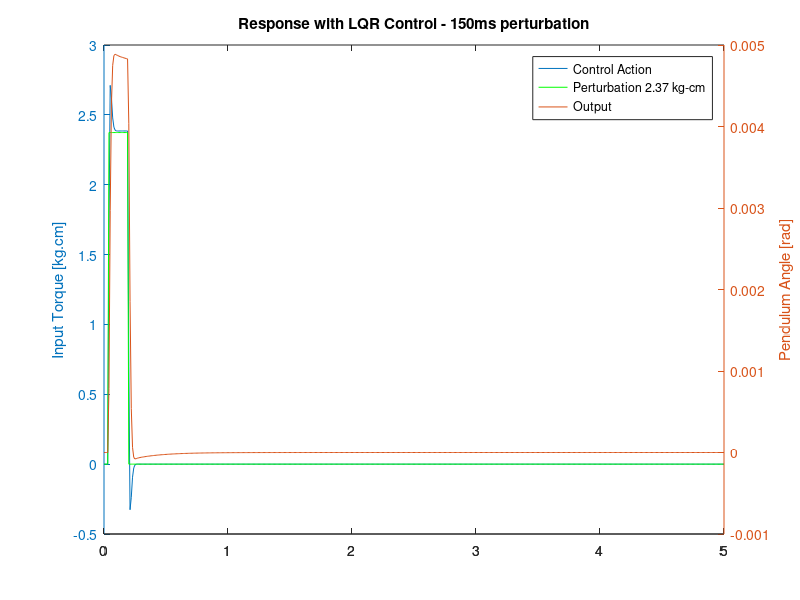
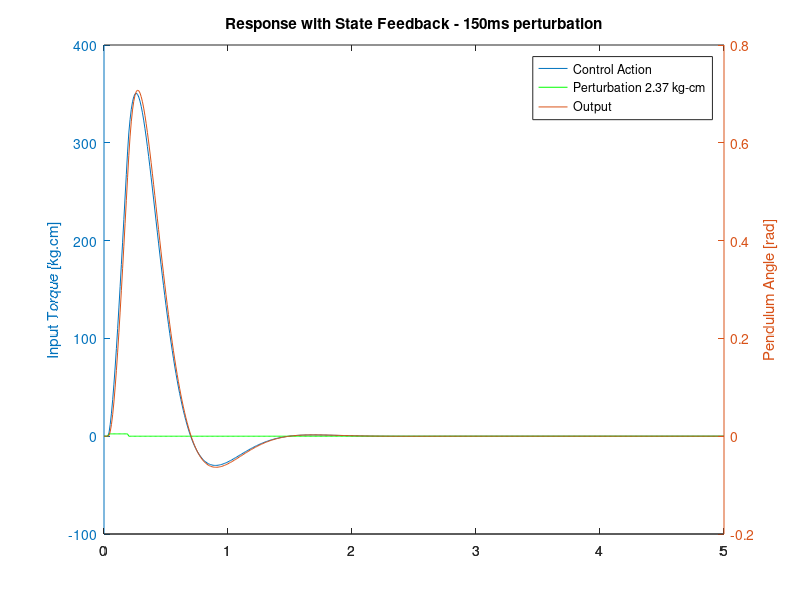
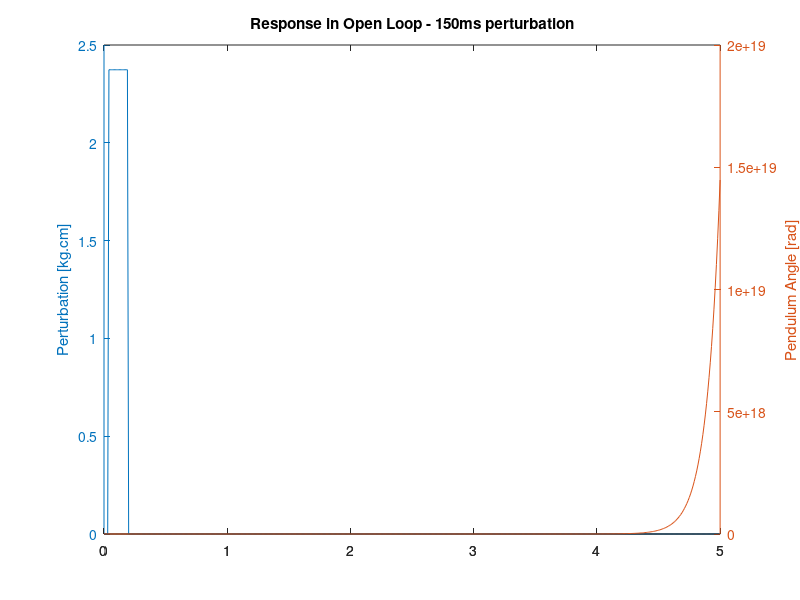

Write the MATLAB code that produced these figures, in order. (Note: this script raises an error after producing the figures.)
# --------------------------------------------------
# Instituto Tecnológico de Costa Rica
# Escuela de Ing. Electrónica
# Control Automático
# Estudiantes:
#   Luis Leon
#   Esteban Hidalgo
#   Diego Aguilar
# Semestre I - 2018
# --------------------------------------------------

# Load control package
pkg load control

# ------------------------------------------------------------------------------
# Actual system in Open Loop
# ------------------------------------------------------------------------------

# System Description in a Controlable form
A = [0 1 0; 0 0 1; 377 81.44 -4.468];
B = [0; 10.41; 0];
C = [1 0 0];
D = 0;
states = {'theta' 'omega' 'alpha'};
inputs = {'u'};
outputs = {'tetha'};

# Create system in Open Loop
sys_ss = ss(A,B,C,D,'statename',states,'inputname',inputs,'outputname',outputs);

# ------------------------------------------------------------------------------
# Estimation with LQR
# ------------------------------------------------------------------------------
# Initial Parameters
R = 1;
Q = [700 0 0; 0 200 0; 0 0 400];
error = 0.75;
# First estimation
Klqr = lqr(A,B,Q,R);

printf("LQR Iteration:\n");
Klqr

# New System State Matrix
Ad_lqr = [A-B*Klqr];
Bd_lqr = [B];
Cd_lqr = [C];
Dd_lqr = [D];

# Create system in Closed Loop
sys_cl = ss(Ad_lqr,Bd_lqr,Cd_lqr,Dd_lqr,'statename',states,'inputname',inputs,'outputname',outputs);

# ------------------------------------------------------------------------------
# Estimation with State Feedback
# ------------------------------------------------------------------------------
printf("STATE FEEDBACK Iteration:\n");
Kb = [-39.2 1.2 0.634]

# New System State Matrix
Ad_fb = [A-B*Kb];
Bd_fb = [B];
Cd_fb = [C];
Dd_fb = [D];

# Create system in Closed Loop
sys_fb = ss(Ad_fb,Bd_fb,Cd_fb,Dd_fb,'statename',states,'inputname',inputs,'outputname',outputs);
# ------------------------------------------------------------------------------
# Simulation - Perturbation response
# ------------------------------------------------------------------------------
# Creating a dummy stimulus
t = 0:0.01:5;
for i = 1:size(t)(2)
    if (i < 5 || i > 20)        # 15 steps -> 150ms
        u(i) = 0;
    else
        u(i) = 8;   # 8V
    endif
endfor

# Simulate both systems
[ycl,t,xcl]=lsim(sys_cl,u,t);
[yss,t,xss]=lsim(sys_ss,u,t);
[yfb,t,xfb]=lsim(sys_fb,u,t);

# Get the control action (Xk)
Xk_cl = Klqr*xcl'; #'
Xk_fb = Klqr*xfb'; #'

# Equivalency between voltage and torque
# 8.00V <-> 2.3734 kg.cm (This will be the maximum torque accepted in the system)
u = u(:)*(2.3734/8);            # Input
Xk_cl = Xk_cl(:)*(2.3734/8);    # Control action - LQR
Xk_fb = Xk_fb(:)*(2.3734/8);    # Control action - SF

# Plot Closed Loop - LQR
figure("name", "Closed Loop with LQR - 150ms perturbation");
[AX,H1,H2] = plotyy(t,Xk_cl,t,ycl);
set(get(AX(1),'Ylabel'),'String','Input Torque [kg.cm]')
set(get(AX(2),'Ylabel'),'String','Pendulum Angle [rad]')
hold on;
plot(t, u, 'color', 'green');
title('Response with LQR Control - 150ms perturbation');
legend('Control Action', 'Perturbation 2.37 kg-cm', 'Output');

# Plot Closed Loop - State Feedback
figure("name", "Closed Loop with State Feedback - 150ms perturbation");
[AX,H1,H2] = plotyy(t,Xk_fb,t,yfb);
set(get(AX(1),'Ylabel'),'String','Input Torque [kg.cm]')
set(get(AX(2),'Ylabel'),'String','Pendulum Angle [rad]')
hold on;
plot(t, u, 'color', 'green');
title('Response with State Feedback - 150ms perturbation');
legend('Control Action', 'Perturbation 2.37 kg-cm', 'Output');

# Plot Open Loop
figure("name", "Open Loop - 150ms perturbation");
[AX,H1,H2] = plotyy(t,u,t,yss);
set(get(AX(1),'Ylabel'),'String','Perturbation [kg.cm]')
set(get(AX(2),'Ylabel'),'String','Pendulum Angle [rad]')
title('Response in Open Loop - 150ms perturbation');

# ------------------------------------------------------------------------------
# Simulation - Impulse Response
# ------------------------------------------------------------------------------
# Creating a dummy stimulus
ti = 0:0.01:1;
for i = 1:size(t)(2)
    if (i < 5)        # 15 steps -> 150ms
        ui(i) = 0;
    else
        ui(i) = 8;   # 8V
    endif
endfor

# Simulate both systems
[ycl,t,xcl]=lsim(sys_cl,ui,ti);
[yfb,t,xfb]=lsim(sys_fb,ui,ti);

# Get the control action (Xk)
Xk_cl = Klqr*xcl'; #'
Xk_fb = Klqr*xfb'; #'

# Equivalency between voltage and torque
# 8.00V <-> 2.3734 kg.cm (This will be the maximum torque accepted in the system)
ui = ui(:)*(2.3734/8);            # Input
Xk_cl = Xk_cl(:)*(2.3734/8);    # Control action

# Plot Closed Loop - LQR
figure("name", "Closed Loop with LQR - Impulse Response");
[AX,H1,H2] = plotyy(ti,Xk_cl,ti,ycl);
set(get(AX(1),'Ylabel'),'String','Input Torque [kg.cm]')
set(get(AX(2),'Ylabel'),'String','Pendulum Angle [rad]')
hold on;
plot(ti, ui, 'color', 'green');
title('Step Response with LQR Control - Impulse Response');
legend('Control Action', 'Perturbation 2.37 kg-cm', 'Output');

# Plot Closed Loop - State Feedback
figure("name", "Closed Loop with State Feedback - Impulse Response");
[AX,H1,H2] = plotyy(ti,Xk_fb,ti,yfb);
set(get(AX(1),'Ylabel'),'String','Input Torque [kg.cm]')
set(get(AX(2),'Ylabel'),'String','Pendulum Angle [rad]')
hold on;
plot(ti, ui, 'color', 'green');
title('Step Response with State Feedback Control - Impulse Response');
legend('Control Action', 'Perturbation 2.37 kg-cm', 'Output');



